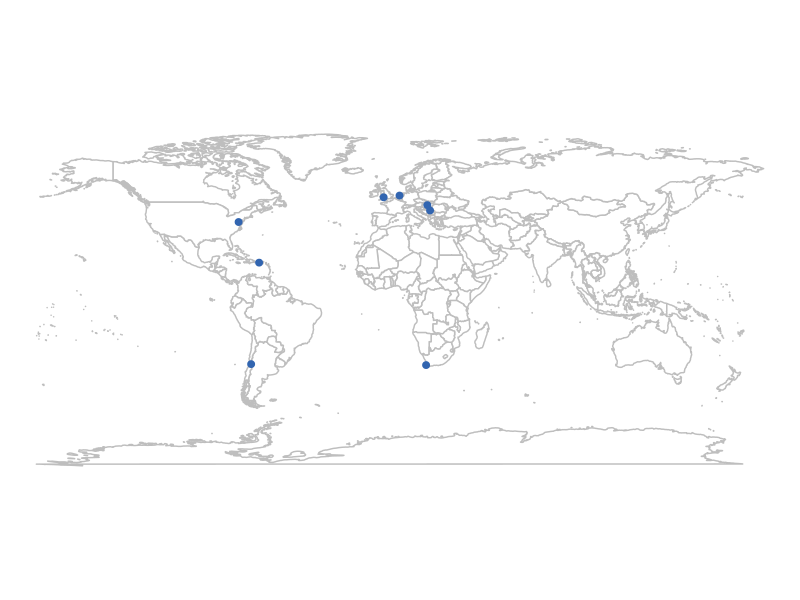

Generate this figure with R:
## ---- chunk 1
options(htmltools.dir.version = FALSE)
## ---- chunk 2
library(maps)
library(ggplot2)
library(dplyr)
events <- tribble(
  ~ place, ~ lat, ~ long,
  "Budapest",47.497912, 19.040235, 
  "Cape Town",-33.924869, 18.424055, 
  "Puerto Rico",18.220833, -66.590149, 
  "Cardiff",51.481581, -3.179090, 
  "Amsterdam",52.370216, 4.895168, 
  "Belgrade",44.786568, 20.448922, 
  "Washington",38.907192, -77.036871,
  "Santiago", -33.4378, -70.6505
)
map_data("world") %>% 
  ggplot(aes(long, lat, group=group)) +
  geom_polygon(fill="white", colour="gray") +
  geom_point(data = events, aes(long, lat, group = NULL), colour = "#3265B0", size = 2) + 
  guides(fill=FALSE) +
  coord_quickmap() +
  theme_void()
